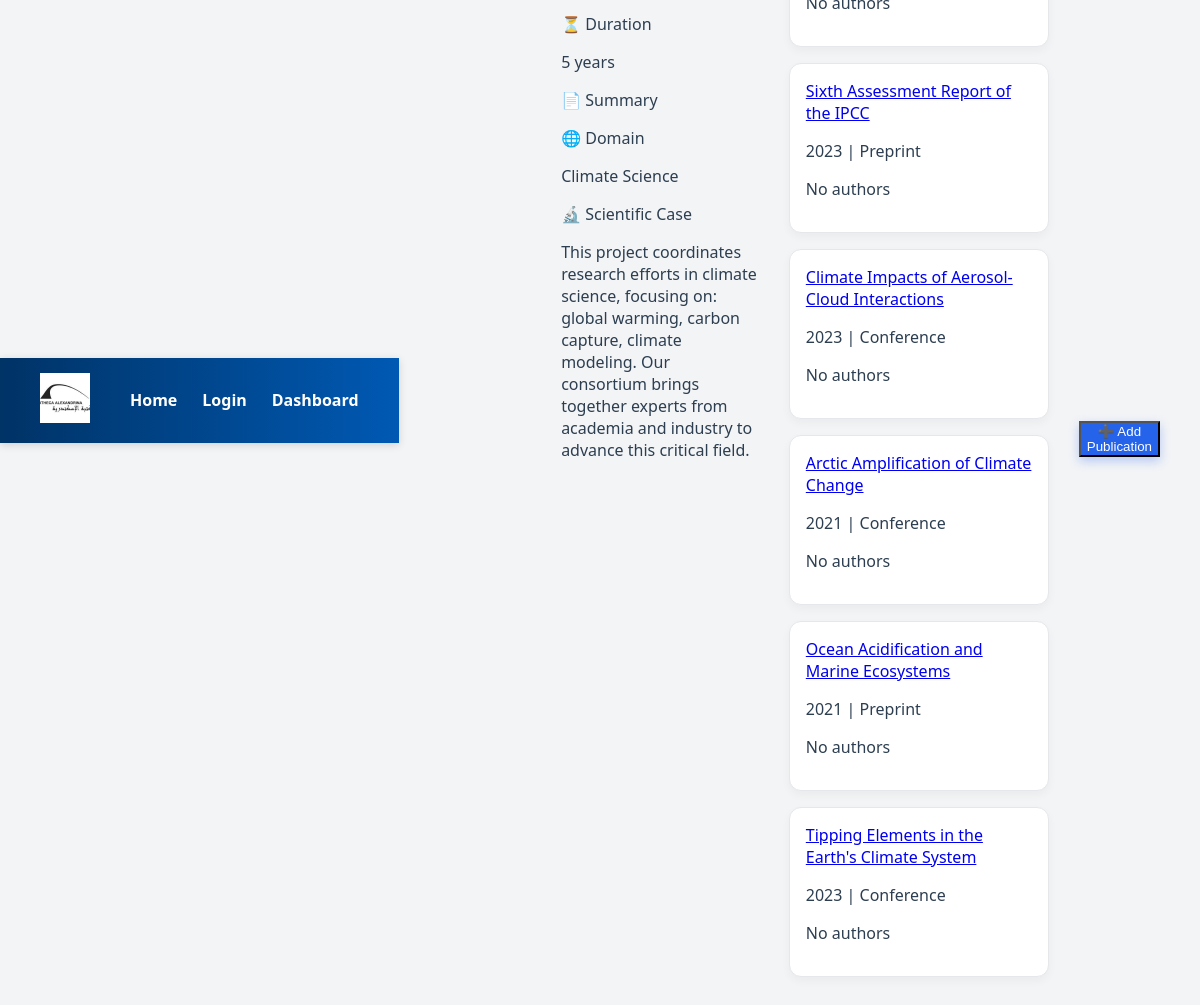
Screenshot of /project/747/ with the database file from the repository.
### projects/models.py (models this page shows, shortened)
class Project(models.Model):
    title = models.CharField(max_length=200)
    created= models.DateField()
    team  = models.CharField(max_length=300)
    abstract = models.TextField(default="No abstract yet")
    duration = models.CharField(max_length=100)
    domain = models.CharField(max_length=100)
    scientific_case = models.TextField()

class Publication(models.Model):
    project = models.ForeignKey(Project, on_delete=models.CASCADE, related_name='publications')
    title = models.CharField(max_length=200)
    author = models.CharField(Author,max_length=200)
    url = models.URLField(blank=True)
    year = models.PositiveIntegerField()
    file = models.FileField(upload_to='publications/files/', blank=True)
    image = models.ImageField(upload_to='publications/images/', blank=True)
    type = models.CharField(max_length=100, choices=PUBLICATION_TYPES)
    collaborators = models.ManyToManyField(Author)
    uploaded_at = models.DateTimeField(auto_now_add=True)
    abstract = models.TextField(default="No abstract yet")

### projects/views.py (the view)
# urls.py: path('project/<int:pk>/', views.project_detail, name='project_detail'),
def project_detail(request, pk):
    project = get_object_or_404(Project, pk=pk)
    publications = project.publications.prefetch_related('collaborators')
    return render(request, 'projects/project_detail.html', {
        'project': project,
        'publications': publications
    })

### projects/templates/projects/project_detail.html (shortened to what this page needs)
{% extends "base.html" %}
{% block content %}
<div class="container mx-auto p-4">
    <h2 class="text-3xl font-bold mb-6 text-gray-800">{{ project.title }}</h2>
    <div class="bg-white p-6 rounded-lg shadow-lg mb-8">
        <div class="grid md:grid-cols-3 gap-6 text-gray-700">
            <div class="bg-gray-50 rounded-lg p-4 shadow-sm">
                <p class="font-semibold text-gray-900">⏳ Duration</p>
                <p>{{ project.duration }}</p>
            </div>
            <div class="bg-gray-50 rounded-lg p-4 shadow-sm col-span-full">
                <p class="font-semibold text-gray-900">📄 Summary</p>
            </div>
            <div class="bg-gray-50 rounded-lg p-4 shadow-sm">
                <p class="font-semibold text-gray-900">🌐 Domain</p>
                <p>{{ project.domain }}</p>
            </div>
            <div class="bg-gray-50 rounded-lg p-4 shadow-sm col-span-full">
                <p class="font-semibold text-gray-900">🔬 Scientific Case</p>
                <p>{{ project.scientific_case }}</p>
            </div>
        </div>
    </div>
    {% if publications %}
    <div>
        <div class="pub-grid ">
            {% for pub in publications %}
            <div class="pub-card">
                <a href="{% url 'publication_detail' pub.id %}" class="block text-blue-600 hover:underline font-medium text-lg mb-2">
                    {{ pub.title }}
                </a>
                <p class="text-sm text-gray-600">
                    {{ pub.year }} | {{ pub.type }}
                </p>
                {% if pub.authors.exists %}
                    <p class="text-sm text-gray-700 mt-2">👥 {{ pub.authors.all|join:", " }}</p>
                {% else %}
                    <p class="text-sm text-gray-400 italic mt-2">No authors</p>
                {% endif %}
            </div>
            {% endfor %}
        </div>
    </div>
    {% else %}
    <p class="mt-6 text-gray-500 italic">No publications added yet.</p>
    {% endif %}
    <div class="button-group">
        <a href="{% url 'projects_page' %}">
        </a>
        <a href="{% url 'add_publication' project.id %}">
            <button class=btn-add >
                ➕ Add Publication
            </button>
        </a>
</div>
</div>
{% endblock %}

### projects/static/css/styles.css (style rules this page uses)
body { background: linear-gradient(135deg, #dbeafe, #fef3c7); font-family: 'Segoe UI', sans-serif; margin: 0; padding: 0; color: #2c3e50; }
.container { display: flex; max-width: 1200px; margin: 40px auto; gap: 30px; padding: 0 20px; animation: fadeInUp 0.8s ease; }
html, body { height: 100%; margin: 0; }
.container { flex: 1; }
body { background: #f3f4f6; font-family: 'Segoe UI', Tahoma, sans-serif; display: flex; justify-content: center; align-items: center; height: 100vh; }
h2 { text-align: center; margin-bottom: 0.5rem; color: #333; }

### projects/templates/projects/project_detail.html (style rules this page uses)
.pub-grid { display: grid; grid-template-columns: repeat(auto-fit, minmax(260px, 1fr)); gap: 16px; }
.pub-card { background: white; padding: 16px; border-radius: 12px; border: 1px solid #e5e7eb; box-shadow: 0 4px 10px rgba(0, 0, 0, 0.04); transition: transform 0.2s ease, box-shadow 0.2s ease; }
.button-group { margin-top: 30px; display: flex; flex-wrap: wrap; gap: 12px; }
.btn-add { background: #2563eb; color: white; box-shadow: 0 4px 10px rgba(37, 99, 235, 0.3); }

### rows the page displays
Project: duration "5 years", domain "Climate Science", scientific_case "This project coordinates research efforts in climate science, focusing on: global warming, carbon capture, climate modeling. Our consortium brings together experts from academia and industry to advance this critical field."
Publication: title "Sixth Assessment Report of the IPCC", year "2023", type "Preprint", shows "No authors"
Publication: title "Climate Impacts of Aerosol-Cloud Interactions", year "2023", type "Conference", shows "No authors"
Publication: title "Arctic Amplification of Climate Change", year "2021", type "Conference", shows "No authors"
Publication: title "Ocean Acidification and Marine Ecosystems", year "2021", type "Preprint", shows "No authors"
Publication: title "Tipping Elements in the Earth's Climate System", year "2023", type "Conference", shows "No authors"
